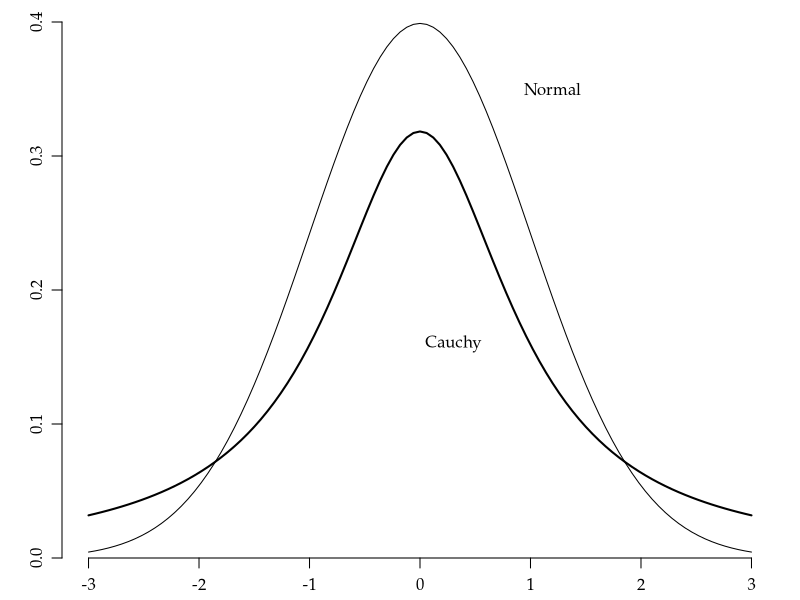

Write R code to recreate this figure.
args = commandArgs()
basename = sub(".R$", "", sub("^--file=(.*/)?", "", args[grep("^--file=", args)]))
if (length(basename) != 0)
    quartz(type="pdf", file=paste0(basename, ".pdf"), width=5, height=2.5)
par(family="Palatino")
par(mgp=c(2,0.8,0)) # title and axis margins. default: c(3,1,0)
par(mar=c(2,3,1,1)+0.1) # bottom, left, top, right margins. default: c(5,4,4,2)+0.1
curve(dnorm(x), xlim=c(-3,3), ylim=c(0,0.4), xlab="", ylab="", frame.plot=FALSE, yaxs="i")
curve(dcauchy(x), lwd=2, add=TRUE)
text(0.3, 0.16, "Cauchy")
text(1.2, 0.35, "Normal")
dev.off()
